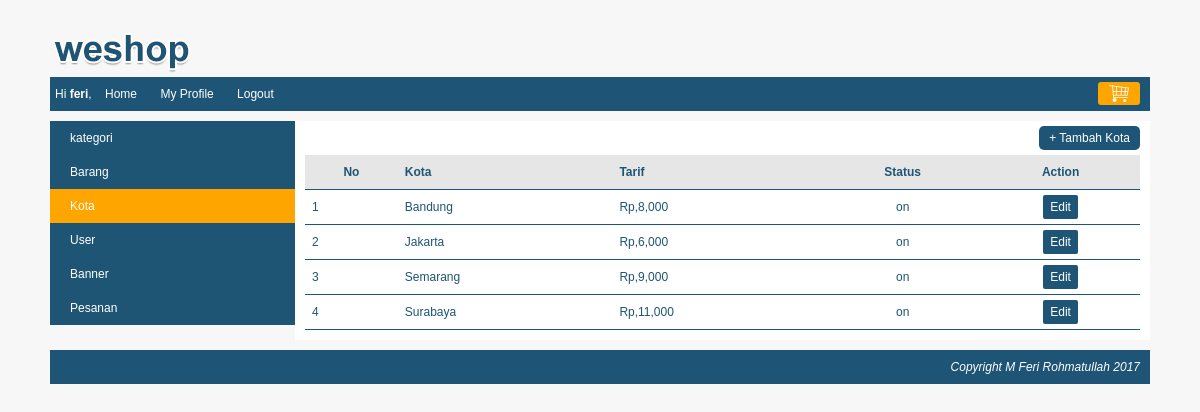
The page /index.php?page=my_profile&module=kota&action=list (signed in) on the database its author committed.
### tables this page shows
CREATE TABLE IF NOT EXISTS `kota` (
`kota_id` int(10) NOT NULL,
  `kota` varchar(150) NOT NULL,
  `tarif` int(10) NOT NULL,
  `status` enum('on','off') NOT NULL
);

### function/helper.php (called while the page is built, shortened)
<?php
	function rupiah($nilai = 0){
		$string = "Rp," . number_format($nilai);
		return $string;
	}
?>

### module/kota/list.php (the view)
<div id="frame-tambah">
	<a class="tombol-action" href="<?php echo BASE_URL."index.php?page=my_profile&module=kota&action=form"; ?>">+ Tambah Kota</a>
</div>
<?php
	$queryKota = mysqli_query($koneksi, "SELECT * FROM kota ORDER BY kota ASC");
	if(mysqli_num_rows($queryKota) == 0){
		echo "<h3>Saat ini belum ada nama kota yang didalam database.</h3>";
	}
	else{
		echo "<table class='table-list'>";
			echo "<tr class='baris-title'>
					<th class='kolom-nomor'>No</th>
					<th class='kiri'>Kota</th>
					<th class='kiri'>Tarif</th>
					<th class='tengah'>Status</th>
					<th class='tengah'>Action</th>
				 </tr>";
			$no = 1;
			while($rowKota=mysqli_fetch_assoc($queryKota)){
				echo "<tr>
						<td class='kolom-nomor'>$no</td>
						<td>$rowKota[kota]</td>
						<td>".rupiah($rowKota['tarif'])."</td>
						<td class='tengah'>$rowKota[status]</td>
						<td class='tengah'>
							<a class='edit' href='".BASE_URL."index.php?page=my_profile&module=kota&action=form&kota_id=$rowKota[kota_id]"."'>Edit</a>
						</td>
					 </tr>";
				$no++;
			}
		echo "</table>";
	}
?>

### css/style.css (style rules this page uses)
body { font-family: arial; font-size: 12px; color:#1E5475; background: #F7F7F7; margin: 0px; }
#frame-tambah { float: right; color: white; transition: 0.5s; margin-bottom: 10px; }
.tombol-action { color: white; text-decoration: none; background: #1e5475; padding: 5px 10px; border-radius: 5px; transition: 0.5s; }
.table-list { width: 100%; border-collapse: collapse; }
.table-list tr { border-bottom: 1px solid #1e5475; }
.table-list tr th { background: #e6e6e6; padding: 10px 7px; }
.table-list tr td { padding: 10px 7px; }
.kiri { text-align: left; }
.tengah { text-align: center; }
.edit { background: #1e5475; padding: 5px 7px; color: white; text-decoration: none; cursor: pointer; border-radius: 2px; }

### rows shown on the page
kota: kota "Bandung", tarif "Rp,8,000", status "on"
kota: kota "Jakarta", tarif "Rp,6,000", status "on"
kota: kota "Semarang", tarif "Rp,9,000", status "on"
kota: kota "Surabaya", tarif "Rp,11,000", status "on"

### other values the page prints
$nama "feri"
